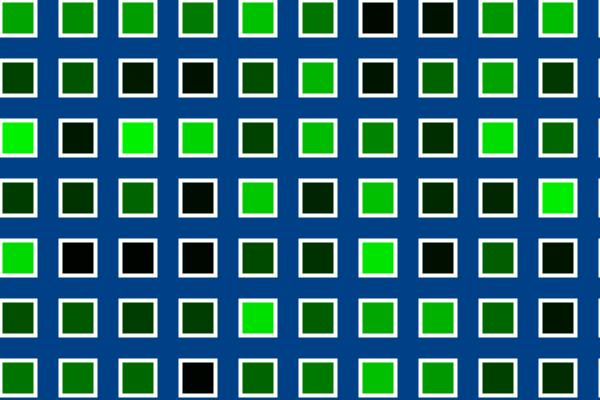
Frame 1 (no input)
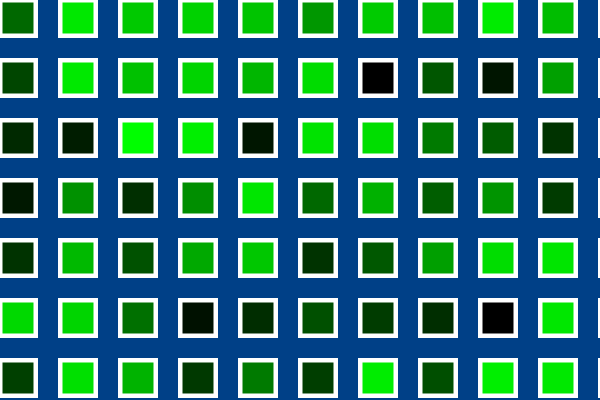
Frame 60 (the mouse pressed at the canvas centre just before this capture)
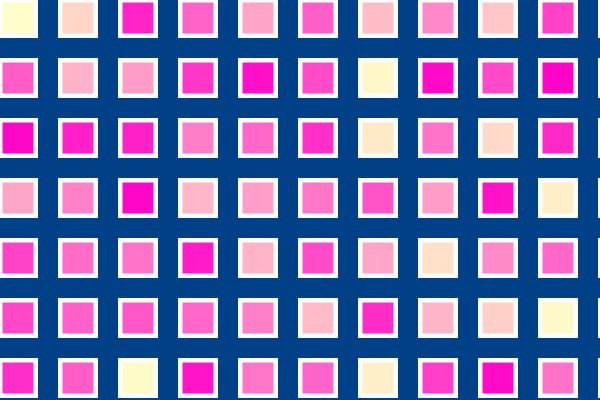
Frame 120 (the mouse held since frame 60 and released just before this capture)

The Processing sketch that drew these frames (run headless with seeded random() and noise(); from frame 60 on, the mouse is pressed at the canvas centre):

// Processing sketch: nestedForLoop
// ── nestedForLoop.pde
/*  
nested loop that draws rectangles to the canvas. 

Code by Dawn C. Hayes March 2017

Modified for Processing July 2017.
*/


void setup() {
  size(600, 400);
  background(0, 64, 135);
}

void draw() {
  strokeWeight(4);
  stroke(255);

  for (int i = 0; i <= width; i += 60) { // for every i add 60. Spaces rectangles out. 
    for (int j = 0; j <= height; j += 60) { // for every j add 60. Spaces rectangles out.
      fill(mouseX, random(255), mouseY); // fill based on a random value and the mouse position
      rect(i, j, 35, 35); // draw at i, j for each rectangle's x and y position. 
    }
  }
}
